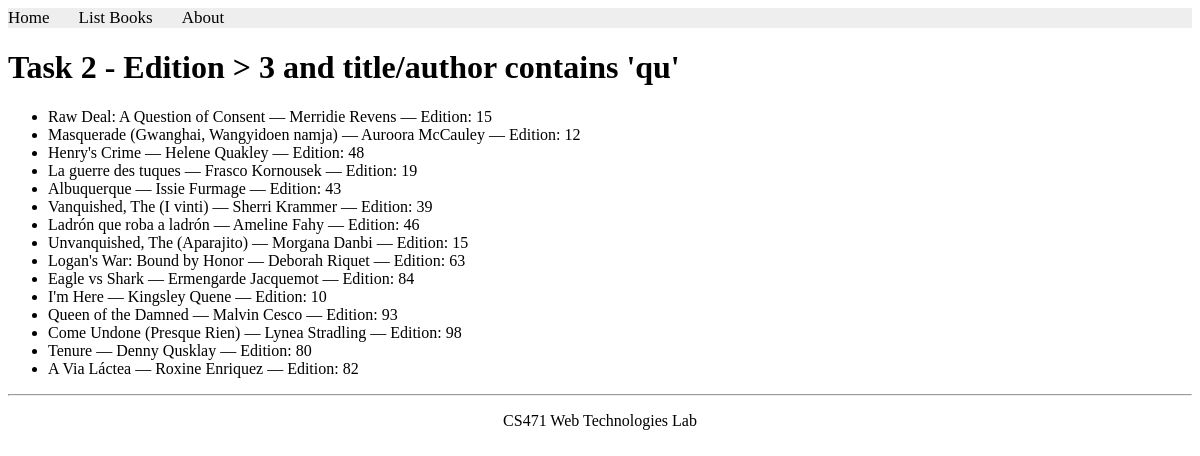
/books/lab8/task2, run on the app's committed database.
### apps/bookmodule/models.py (models this page shows)
class Book(models.Model):
    title = models.CharField(max_length=50)
    author = models.CharField(max_length=50)
    price = models.FloatField(default=0.0)
    edition = models.SmallIntegerField(default=1)

### apps/bookmodule/views.py (the view)
# urls.py: path('books/lab8/task2', views.lab8_task2, name='lab8_task2'),
def lab8_task2(request):
    books = Book.objects.filter(
        Q(edition__gt=3) & (Q(title__icontains='qu') | Q(author__icontains='qu'))
    )
    return render(request, 'bookmodule/lab8_task2.html', {'books': books})

### apps/templates/bookmodule/lab8_task2.html
{% extends 'layouts/base.html' %}
{% block content %}
<h1>Task 2 - Edition > 3 and title/author contains 'qu'</h1>
<ul>
  {% for book in books %}
    <li>{{ book.title }} — {{ book.author }} — Edition: {{ book.edition }}</li>
  {% empty %}
    <li>No books found.</li>
  {% endfor %}
</ul>
{% endblock %}

### data on the page
Book: title "Raw Deal: A Question of Consent", author "Merridie Revens", edition "15"
Book: title "Masquerade (Gwanghai, Wangyidoen namja)", author "Auroora McCauley", edition "12"
Book: title "Henry's Crime", author "Helene Quakley", edition "48"
Book: title "La guerre des tuques", author "Frasco Kornousek", edition "19"
Book: title "Albuquerque", author "Issie Furmage", edition "43"
Book: title "Vanquished, The (I vinti)", author "Sherri Krammer", edition "39"
Book: title "Ladrón que roba a ladrón", author "Ameline Fahy", edition "46"
Book: title "Unvanquished, The (Aparajito)", author "Morgana Danbi", edition "15"
Book: title "Logan's War: Bound by Honor", author "Deborah Riquet", edition "63"
Book: title "Eagle vs Shark", author "Ermengarde Jacquemot", edition "84"
Book: title "I'm Here", author "Kingsley Quene", edition "10"
Book: title "Queen of the Damned", author "Malvin Cesco", edition "93"
Book: title "Come Undone (Presque Rien)", author "Lynea Stradling", edition "98"
Book: title "Tenure", author "Denny Qusklay", edition "80"
Book: title "A Via Láctea", author "Roxine Enriquez", edition "82"
